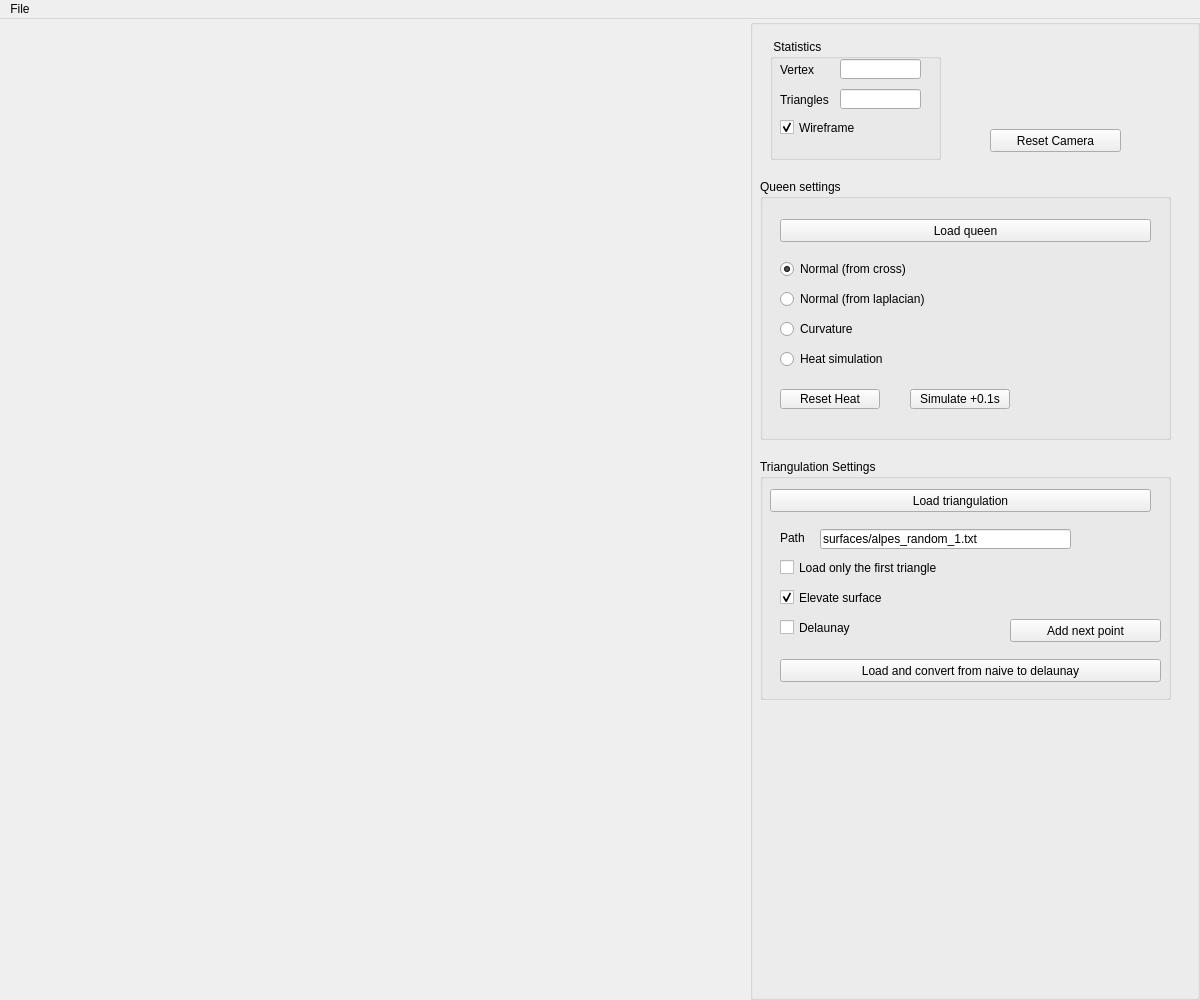
<?xml version="1.0" encoding="UTF-8"?>
<ui version="4.0">
 <class>Assets</class>
 <widget class="QMainWindow" name="Assets">
  <property name="geometry">
   <rect>
    <x>0</x>
    <y>0</y>
    <width>1200</width>
    <height>1000</height>
   </rect>
  </property>
  <property name="minimumSize">
   <size>
    <width>420</width>
    <height>300</height>
   </size>
  </property>
  <property name="windowTitle">
   <string>Triangulation</string>
  </property>
  <widget class="QWidget" name="centralwidget">
   <layout class="QHBoxLayout">
    <property name="spacing">
     <number>0</number>
    </property>
    <property name="leftMargin">
     <number>0</number>
    </property>
    <property name="topMargin">
     <number>0</number>
    </property>
    <property name="rightMargin">
     <number>0</number>
    </property>
    <property name="bottomMargin">
     <number>0</number>
    </property>
    <item>
     <widget class="QWidget" name="widget_GL" native="true"/>
    </item>
    <item>
     <widget class="QGroupBox" name="Parameters_groupBox">
      <property name="sizePolicy">
       <sizepolicy hsizetype="Maximum" vsizetype="Minimum">
        <horstretch>0</horstretch>
        <verstretch>0</verstretch>
       </sizepolicy>
      </property>
      <property name="minimumSize">
       <size>
        <width>450</width>
        <height>141</height>
       </size>
      </property>
      <property name="title">
       <string/>
      </property>
      <widget class="QGroupBox" name="groupBox_4">
       <property name="geometry">
        <rect>
         <x>20</x>
         <y>20</y>
         <width>171</width>
         <height>121</height>
        </rect>
       </property>
       <property name="title">
        <string> Statistics</string>
       </property>
       <widget class="QLabel" name="label_2">
        <property name="geometry">
         <rect>
          <x>10</x>
          <y>20</y>
          <width>61</width>
          <height>21</height>
         </rect>
        </property>
        <property name="text">
         <string>Vertex</string>
        </property>
       </widget>
       <widget class="QLineEdit" name="lineEdit_2">
        <property name="geometry">
         <rect>
          <x>70</x>
          <y>50</y>
          <width>81</width>
          <height>20</height>
         </rect>
        </property>
        <property name="alignment">
         <set>Qt::AlignmentFlag::AlignRight|Qt::AlignmentFlag::AlignTrailing|Qt::AlignmentFlag::AlignVCenter</set>
        </property>
       </widget>
       <widget class="QLabel" name="label_3">
        <property name="geometry">
         <rect>
          <x>10</x>
          <y>50</y>
          <width>61</width>
          <height>21</height>
         </rect>
        </property>
        <property name="text">
         <string>Triangles</string>
        </property>
       </widget>
       <widget class="QLineEdit" name="lineEdit">
        <property name="geometry">
         <rect>
          <x>70</x>
          <y>20</y>
          <width>81</width>
          <height>20</height>
         </rect>
        </property>
        <property name="text">
         <string/>
        </property>
        <property name="alignment">
         <set>Qt::AlignmentFlag::AlignRight|Qt::AlignmentFlag::AlignTrailing|Qt::AlignmentFlag::AlignVCenter</set>
        </property>
       </widget>
       <widget class="QCheckBox" name="wireframe">
        <property name="geometry">
         <rect>
          <x>10</x>
          <y>80</y>
          <width>111</width>
          <height>17</height>
         </rect>
        </property>
        <property name="text">
         <string>Wireframe</string>
        </property>
        <property name="checked">
         <bool>true</bool>
        </property>
       </widget>
      </widget>
      <widget class="QGroupBox" name="groupBox_13">
       <property name="geometry">
        <rect>
         <x>10</x>
         <y>160</y>
         <width>411</width>
         <height>261</height>
        </rect>
       </property>
       <property name="title">
        <string>Queen settings</string>
       </property>
       <widget class="QRadioButton" name="radioShadingButton_1">
        <property name="geometry">
         <rect>
          <x>20</x>
          <y>80</y>
          <width>300</width>
          <height>20</height>
         </rect>
        </property>
        <property name="text">
         <string>Normal (from cross)</string>
        </property>
        <property name="checked">
         <bool>true</bool>
        </property>
       </widget>
       <widget class="QRadioButton" name="normal2">
        <property name="geometry">
         <rect>
          <x>20</x>
          <y>110</y>
          <width>300</width>
          <height>20</height>
         </rect>
        </property>
        <property name="text">
         <string>Normal (from laplacian)</string>
        </property>
       </widget>
       <widget class="QRadioButton" name="curvature">
        <property name="geometry">
         <rect>
          <x>20</x>
          <y>140</y>
          <width>300</width>
          <height>20</height>
         </rect>
        </property>
        <property name="text">
         <string>Curvature</string>
        </property>
       </widget>
       <widget class="QRadioButton" name="heat">
        <property name="geometry">
         <rect>
          <x>20</x>
          <y>170</y>
          <width>300</width>
          <height>20</height>
         </rect>
        </property>
        <property name="text">
         <string>Heat simulation</string>
        </property>
       </widget>
       <widget class="QPushButton" name="heatReset">
        <property name="geometry">
         <rect>
          <x>20</x>
          <y>210</y>
          <width>100</width>
          <height>20</height>
         </rect>
        </property>
        <property name="text">
         <string>Reset Heat</string>
        </property>
        <property name="autoDefault">
         <bool>false</bool>
        </property>
        <property name="default">
         <bool>false</bool>
        </property>
        <property name="flat">
         <bool>false</bool>
        </property>
       </widget>
       <widget class="QPushButton" name="heatSimulate">
        <property name="geometry">
         <rect>
          <x>150</x>
          <y>210</y>
          <width>100</width>
          <height>20</height>
         </rect>
        </property>
        <property name="text">
         <string>Simulate +0.1s</string>
        </property>
        <property name="autoDefault">
         <bool>false</bool>
        </property>
        <property name="default">
         <bool>false</bool>
        </property>
        <property name="flat">
         <bool>false</bool>
        </property>
       </widget>
       <widget class="QPushButton" name="example">
        <property name="geometry">
         <rect>
          <x>20</x>
          <y>40</y>
          <width>371</width>
          <height>23</height>
         </rect>
        </property>
        <property name="text">
         <string>Load queen</string>
        </property>
        <property name="checkable">
         <bool>false</bool>
        </property>
       </widget>
      </widget>
      <widget class="QGroupBox" name="bruh">
       <property name="geometry">
        <rect>
         <x>10</x>
         <y>440</y>
         <width>411</width>
         <height>241</height>
        </rect>
       </property>
       <property name="title">
        <string>Triangulation Settings</string>
       </property>
       <widget class="QLineEdit" name="tri_path">
        <property name="geometry">
         <rect>
          <x>60</x>
          <y>70</y>
          <width>251</width>
          <height>20</height>
         </rect>
        </property>
        <property name="text">
         <string>surfaces/alpes_random_1.txt</string>
        </property>
        <property name="alignment">
         <set>Qt::AlignmentFlag::AlignLeading|Qt::AlignmentFlag::AlignLeft|Qt::AlignmentFlag::AlignVCenter</set>
        </property>
       </widget>
       <widget class="QCheckBox" name="tri_elevate">
        <property name="geometry">
         <rect>
          <x>20</x>
          <y>130</y>
          <width>300</width>
          <height>17</height>
         </rect>
        </property>
        <property name="text">
         <string>Elevate surface</string>
        </property>
        <property name="checked">
         <bool>true</bool>
        </property>
       </widget>
       <widget class="QLabel" name="label">
        <property name="geometry">
         <rect>
          <x>20</x>
          <y>70</y>
          <width>66</width>
          <height>18</height>
         </rect>
        </property>
        <property name="text">
         <string>Path</string>
        </property>
       </widget>
       <widget class="QPushButton" name="tri_load">
        <property name="geometry">
         <rect>
          <x>10</x>
          <y>30</y>
          <width>381</width>
          <height>23</height>
         </rect>
        </property>
        <property name="text">
         <string>Load triangulation</string>
        </property>
        <property name="checkable">
         <bool>false</bool>
        </property>
       </widget>
       <widget class="QCheckBox" name="tri_load_first">
        <property name="geometry">
         <rect>
          <x>20</x>
          <y>100</y>
          <width>300</width>
          <height>17</height>
         </rect>
        </property>
        <property name="text">
         <string>Load only the first triangle</string>
        </property>
        <property name="checked">
         <bool>false</bool>
        </property>
       </widget>
       <widget class="QPushButton" name="tri_next">
        <property name="geometry">
         <rect>
          <x>250</x>
          <y>160</y>
          <width>151</width>
          <height>23</height>
         </rect>
        </property>
        <property name="text">
         <string>Add next point</string>
        </property>
        <property name="checkable">
         <bool>false</bool>
        </property>
       </widget>
       <widget class="QCheckBox" name="tri_delaunay">
        <property name="geometry">
         <rect>
          <x>20</x>
          <y>160</y>
          <width>300</width>
          <height>17</height>
         </rect>
        </property>
        <property name="text">
         <string>Delaunay</string>
        </property>
        <property name="checked">
         <bool>false</bool>
        </property>
       </widget>
       <widget class="QPushButton" name="tri_load_delaunay">
        <property name="geometry">
         <rect>
          <x>20</x>
          <y>200</y>
          <width>381</width>
          <height>23</height>
         </rect>
        </property>
        <property name="text">
         <string>Load and convert from naive to delaunay</string>
        </property>
        <property name="checkable">
         <bool>false</bool>
        </property>
       </widget>
      </widget>
      <widget class="QPushButton" name="resetcameraButton">
       <property name="geometry">
        <rect>
         <x>240</x>
         <y>110</y>
         <width>131</width>
         <height>23</height>
        </rect>
       </property>
       <property name="text">
        <string>Reset Camera</string>
       </property>
       <property name="checkable">
        <bool>true</bool>
       </property>
       <property name="autoDefault">
        <bool>false</bool>
       </property>
       <property name="default">
        <bool>false</bool>
       </property>
       <property name="flat">
        <bool>false</bool>
       </property>
      </widget>
     </widget>
    </item>
   </layout>
  </widget>
  <widget class="QMenuBar" name="menubar">
   <property name="geometry">
    <rect>
     <x>0</x>
     <y>0</y>
     <width>1200</width>
     <height>23</height>
    </rect>
   </property>
   <widget class="QMenu" name="menuFile">
    <property name="title">
     <string>File</string>
    </property>
   </widget>
   <addaction name="menuFile"/>
  </widget>
  <action name="actionExit">
   <property name="text">
    <string>Exit</string>
   </property>
   <property name="shortcut">
    <string>Esc</string>
   </property>
  </action>
  <action name="actionNew_Scene">
   <property name="text">
    <string>New Scene</string>
   </property>
  </action>
  <action name="actionExport_obj">
   <property name="text">
    <string>OBJ File (.obj)</string>
   </property>
  </action>
  <action name="actionExport_ma">
   <property name="text">
    <string>Maya File (.ma)</string>
   </property>
  </action>
  <action name="actionLoad_ma">
   <property name="text">
    <string>Load</string>
   </property>
  </action>
  <action name="actionGL">
   <property name="text">
    <string>GL</string>
   </property>
  </action>
  <action name="actionVectorized">
   <property name="text">
    <string>Vectorized</string>
   </property>
  </action>
  <action name="actionExport_svg">
   <property name="text">
    <string>SVG File (.svg)</string>
   </property>
  </action>
  <action name="actionSphere_Tracing_png">
   <property name="text">
    <string>Sphere Tracing (.png)</string>
   </property>
  </action>
 </widget>
 <resources/>
 <connections/>
</ui>
